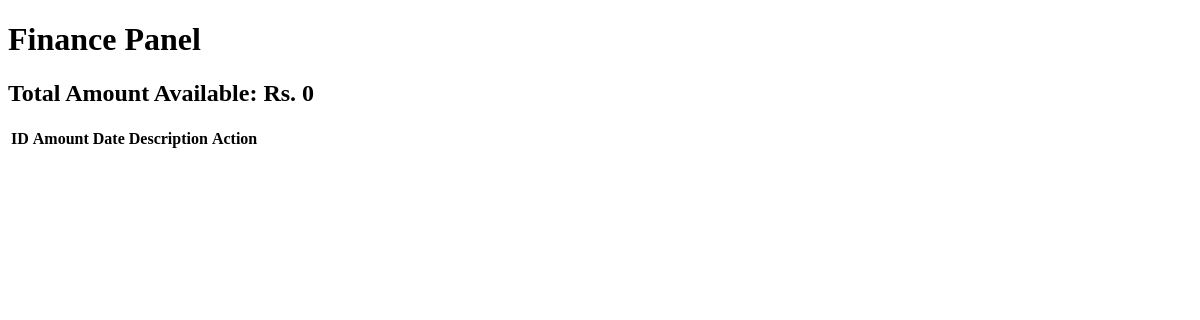
The app's page /finance_panel, older data.
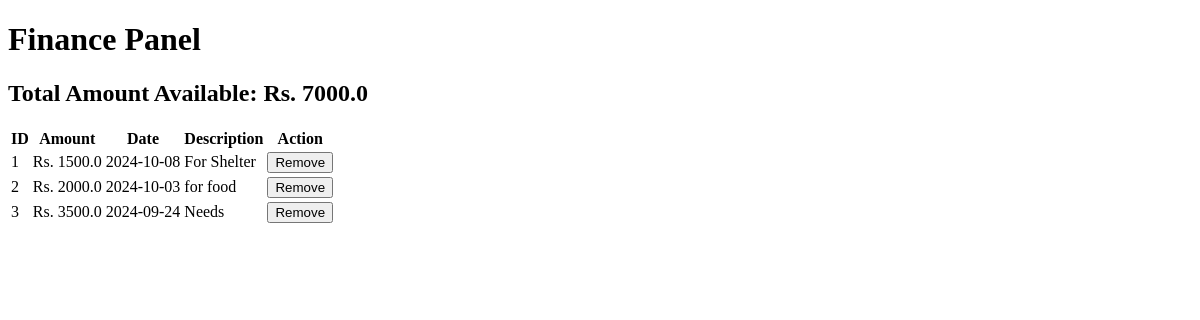
The same page, newer data.
### models.py (models this page shows)
class Finance(inventory.Model):
    id = inventory.Column(inventory.Integer, primary_key=True)
    amount = inventory.Column(inventory.Float, nullable=False)
    date = inventory.Column(inventory.Date, nullable=False)
    description = inventory.Column(inventory.String(255), nullable=False)

### routes.py (the view)
    @app.route('/finance_panel')
    def finance_panel():
        finances = get_finances()
        total_amount = sum(finance.amount for finance in finances)
        return render_template('finance_panel.html', finances=finances, total_amount=total_amount)

### templates/finance_panel.html (shortened to what this page needs)
<!DOCTYPE html>
<html lang="en">
<head>
    <link rel="stylesheet" href="../static/styles/finance_panel.css">
</head>
<body>
    <h1>Finance Panel</h1>
    <h2>Total Amount Available: Rs. {{ total_amount }}</h2>
    <table>
        <thead>
            <tr>
                <th>ID</th>
                <th>Amount</th>
                <th>Date</th>
                <th>Description</th>
                <th>Action</th>
            </tr>
        </thead>
        <tbody>
            {% for finance in finances %}
            <tr>
                <td>{{ finance.id }}</td>
                <td>Rs. {{ finance.amount }}</td>
                <td>{{ finance.date }}</td>
                <td>{{ finance.description }}</td>
                <td>
                    <form action="{{ url_for('remove_finance', finance_id=finance.id) }}" method="POST">
                        <button type="submit">Remove</button>
                    </form>
                </td>
            </tr>
            {% endfor %}
        </tbody>
    </table>
</body>
</html>

Row changes from the older to the newer data that the page shows:
added Finance: id "1", amount "1500.0", date "2024-10-08", description "For Shelter"
added Finance: id "2", amount "2000.0", date "2024-10-03", description "for food"
added Finance: id "3", amount "3500.0", date "2024-09-24", description "Needs"
Text that changed along with them:
{{ total_amount }}: "0" → "7000.0"
